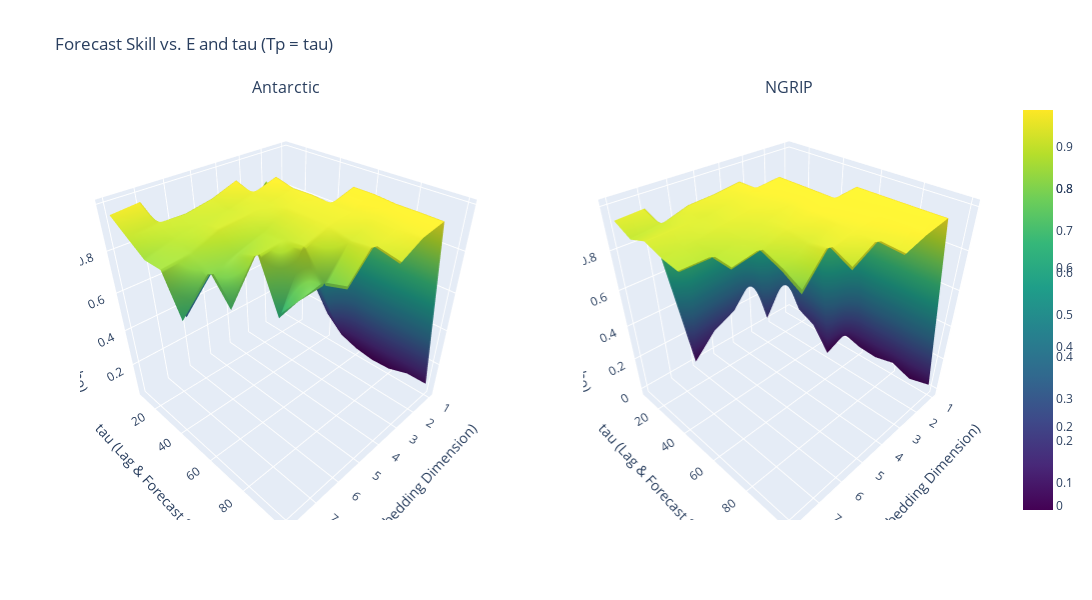

Source (notebook cell):
### Code cell
import numpy as np
import plotly.graph_objects as go
from plotly.subplots import make_subplots

tau_values   = range(10, 101, 10)  # 10,20,30,...,100
E_candidates = range(1, 9)        # 1..8

# e.g. to create mesh for x=E, y=tau:
E_grid, Tau_grid = np.meshgrid(E_candidates, tau_values)  # each shape: (len(tau_values), len(E_candidates))


# Create a 1x2 grid of 3D subplots
fig = make_subplots(
    rows=1, cols=2, 
    specs=[[{'type': 'surface'}, {'type': 'surface'}]],
    subplot_titles=["Antarctic", "NGRIP"]
)

# -- Add the Antarctic surface (left subplot, row=1,col=1)
fig.add_trace(
    go.Surface(
        x=E_grid,          # embedding dimension
        y=Tau_grid,        # tau
        z=ant_results_3d,  # correlation skill
        colorscale='Viridis',
        name='Antarctic'
    ),
    row=1, col=1
)

# -- Add the NGRIP surface (right subplot, row=1,col=2)
fig.add_trace(
    go.Surface(
        x=E_grid,
        y=Tau_grid,
        z=ngrip_results_3d,
        colorscale='Viridis',
        name='NGRIP'
    ),
    row=1, col=2
)

# Update layout for each subplot’s axes and overall figure
fig.update_layout(
    title="Forecast Skill vs. E and tau (Tp = tau)",
    width=1200, height=600
)

# Customize the axis titles on each 3D subplot
fig.update_scenes(
    dict(
        xaxis_title="E (Embedding Dimension)",
        yaxis_title="tau (Lag & Forecast Steps)",
        zaxis_title="Forecast Skill (rho)"
    ),  # scene1 settings
    row=1, col=1
)
fig.update_scenes(
    dict(
        xaxis_title="E (Embedding Dimension)",
        yaxis_title="tau (Lag & Forecast Steps)",
        zaxis_title="Forecast Skill (rho)"
    ),  # scene2 settings
    row=1, col=2
)

fig.show()

### Figure 1 — Plotly figure (JSON) as saved in the notebook; plotly's stock layout.template omitted (floating-point values rounded to 4 significant figures)
{"data": [{"colorscale": [[0, "#440154"], [0.1111, "#482878"], [0.2222, "#3e4989"], [0.3333, "#31688e"], [0.4444, "#26828e"], [0.5556, "#1f9e89"], [0.6667, "#35b779"], [0.7778, "#6ece58"], [0.8889, "#b5de2b"], [1, "#fde725"]], "name": "Antarctic", "scene": "scene", "type": "surface", "x": [[1, 2, 3, 4, 5, 6, 7, 8], [1, 2, 3, 4, 5, 6, 7, 8], [1, 2, 3, 4, 5, 6, 7, 8], [1, 2, 3, 4, 5, 6, 7, 8], [1, 2, 3, 4, 5, 6, 7, 8], [1, 2, 3, 4, 5, 6, 7, 8], [1, 2, 3, 4, 5, 6, 7, 8], [1, 2, 3, 4, 5, 6, 7, 8], [1, 2, 3, 4, 5, 6, 7, 8], [1, 2, 3, 4, 5, 6, 7, 8]], "y": [[10, 10, 10, 10, 10, 10, 10, 10], [20, 20, 20, 20, 20, 20, 20, 20], [30, 30, 30, 30, 30, 30, 30, 30], [40, 40, 40, 40, 40, 40, 40, 40], [50, 50, 50, 50, 50, 50, 50, 50], [60, 60, 60, 60, 60, 60, 60, 60], [70, 70, 70, 70, 70, 70, 70, 70], [80, 80, 80, 80, 80, 80, 80, 80], [90, 90, 90, 90, 90, 90, 90, 90], [100, 100, 100, 100, 100, 100, 100, 100]], "z": [[0.7237, 0.8681, 0.7399, 0.6115, 0.4722, 0.3317, 0.9681, 0.9556], [0.5128, 0.7423, 0.4928, 0.9749, 0.9323, 0.9093, 0.9108, 0.8986], [0.319, 0.6379, 0.9831, 0.9463, 0.9125, 0.9033, 0.8829, 0.844], [0.1735, 0.503, 0.9608, 0.9336, 0.9225, 0.9148, 0.8614, 0.8462], [0.08611, 0.358, 0.9635, 0.9413, 0.8852, 0.8454, 0.8035, 0.6585], [0.05118, 0.9886, 0.9569, 0.9427, 0.8938, 0.8769, 0.6816, null], [0.03593, 0.9876, 0.9568, 0.9414, 0.9045, 0.6347, null, null], [0.04065, 0.9788, 0.9517, 0.9149, 0.7734, 0.7854, null, null], [0.07525, 0.9779, 0.9556, 0.9263, 0.8064, null, null, null], [0.07678, 0.9753, 0.9572, 0.9018, null, null, null, null]]}, {"colorscale": [[0, "#440154"], [0.1111, "#482878"], [0.2222, "#3e4989"], [0.3333, "#31688e"], [0.4444, "#26828e"], [0.5556, "#1f9e89"], [0.6667, "#35b779"], [0.7778, "#6ece58"], [0.8889, "#b5de2b"], [1, "#fde725"]], "name": "NGRIP", "scene": "scene2", "type": "surface", "x": [[1, 2, 3, 4, 5, 6, 7, 8], [1, 2, 3, 4, 5, 6, 7, 8], [1, 2, 3, 4, 5, 6, 7, 8], [1, 2, 3, 4, 5, 6, 7, 8], [1, 2, 3, 4, 5, 6, 7, 8], [1, 2, 3, 4, 5, 6, 7, 8], [1, 2, 3, 4, 5, 6, 7, 8], [1, 2, 3, 4, 5, 6, 7, 8], [1, 2, 3, 4, 5, 6, 7, 8], [1, 2, 3, 4, 5, 6, 7, 8]], "y": [[10, 10, 10, 10, 10, 10, 10, 10], [20, 20, 20, 20, 20, 20, 20, 20], [30, 30, 30, 30, 30, 30, 30, 30], [40, 40, 40, 40, 40, 40, 40, 40], [50, 50, 50, 50, 50, 50, 50, 50], [60, 60, 60, 60, 60, 60, 60, 60], [70, 70, 70, 70, 70, 70, 70, 70], [80, 80, 80, 80, 80, 80, 80, 80], [90, 90, 90, 90, 90, 90, 90, 90], [100, 100, 100, 100, 100, 100, 100, 100]], "z": [[0.2572, 0.5211, 0.3551, 0.2011, 0.1399, 0.00379, 0.9461, 0.9377], [0.09246, 0.3522, 0.1324, 0.9772, 0.9599, 0.9513, 0.91, 0.8936], [0.02371, 0.1765, 0.9912, 0.9782, 0.953, 0.9307, 0.9324, 0.9267], [0.01319, 0.1281, 0.9905, 0.9709, 0.9548, 0.9347, 0.9102, 0.8955], [0.04426, -0.01084, 0.9892, 0.9674, 0.9423, 0.9155, 0.8792, 0.8812], [0.01399, 0.9974, 0.9875, 0.9725, 0.9448, 0.8962, 0.8737, null], [0.007095, 0.997, 0.9856, 0.9665, 0.9261, 0.8549, null, null], [0.0348, 0.9968, 0.9832, 0.9629, 0.9414, 0.7904, null, null], [-0.006451, 0.9964, 0.9819, 0.9525, 0.8851, null, null, null], [0.0255, 0.9969, 0.9772, 0.9438, null, null, null, null]]}], "layout": {"annotations": [{"font": {"size": 16}, "showarrow": false, "text": "Antarctic", "x": 0.225, "xanchor": "center", "xref": "paper", "y": 1, "yanchor": "bottom", "yref": "paper"}, {"font": {"size": 16}, "showarrow": false, "text": "NGRIP", "x": 0.775, "xanchor": "center", "xref": "paper", "y": 1, "yanchor": "bottom", "yref": "paper"}], "height": 600, "scene": {"domain": {"x": [0, 0.45], "y": [0, 1]}, "xaxis": {"title": {"text": "E (Embedding Dimension)"}}, "yaxis": {"title": {"text": "tau (Lag & Forecast Steps)"}}, "zaxis": {"title": {"text": "Forecast Skill (rho)"}}}, "scene2": {"domain": {"x": [0.55, 1], "y": [0, 1]}, "xaxis": {"title": {"text": "E (Embedding Dimension)"}}, "yaxis": {"title": {"text": "tau (Lag & Forecast Steps)"}}, "zaxis": {"title": {"text": "Forecast Skill (rho)"}}}, "title": {"text": "Forecast Skill vs. E and tau (Tp = tau)"}, "width": 1200}}
